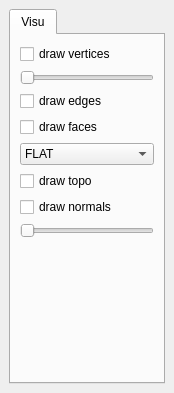
<?xml version="1.0" encoding="UTF-8"?>
<ui version="4.0">
 <class>DockWidget</class>
 <widget class="QDockWidget" name="DockWidget">
  <property name="geometry">
   <rect>
    <x>0</x>
    <y>0</y>
    <width>174</width>
    <height>393</height>
   </rect>
  </property>
  <property name="minimumSize">
   <size>
    <width>174</width>
    <height>393</height>
   </size>
  </property>
  <property name="windowTitle">
   <string>Commands</string>
  </property>
  <widget class="QWidget" name="dockWidgetContents">
   <layout class="QVBoxLayout" name="verticalLayout_3">
    <item>
     <widget class="QTabWidget" name="tabWidget">
      <property name="currentIndex">
       <number>0</number>
      </property>
      <widget class="QWidget" name="tab">
       <attribute name="title">
        <string>Visu</string>
       </attribute>
       <layout class="QVBoxLayout" name="verticalLayout">
        <item>
         <widget class="QCheckBox" name="check_drawVertices">
          <property name="text">
           <string>draw vertices</string>
          </property>
         </widget>
        </item>
        <item>
         <widget class="QSlider" name="slider_verticesSize">
          <property name="orientation">
           <enum>Qt::Horizontal</enum>
          </property>
         </widget>
        </item>
        <item>
         <widget class="QCheckBox" name="check_drawEdges">
          <property name="text">
           <string>draw edges</string>
          </property>
         </widget>
        </item>
        <item>
         <widget class="QCheckBox" name="check_drawFaces">
          <property name="text">
           <string>draw faces</string>
          </property>
         </widget>
        </item>
        <item>
         <widget class="QComboBox" name="combo_faceLighting">
          <item>
           <property name="text">
            <string>FLAT</string>
           </property>
          </item>
          <item>
           <property name="text">
            <string>PHONG</string>
           </property>
          </item>
          <item>
           <property name="text">
            <string>SSAO</string>
           </property>
          </item>
         </widget>
        </item>
        <item>
         <widget class="QCheckBox" name="check_drawTopo">
          <property name="text">
           <string>draw topo</string>
          </property>
         </widget>
        </item>
        <item>
         <widget class="QCheckBox" name="check_drawNormals">
          <property name="text">
           <string>draw normals</string>
          </property>
         </widget>
        </item>
        <item>
         <widget class="QSlider" name="slider_normalsSize">
          <property name="orientation">
           <enum>Qt::Horizontal</enum>
          </property>
         </widget>
        </item>
        <item>
         <spacer name="verticalSpacer">
          <property name="orientation">
           <enum>Qt::Vertical</enum>
          </property>
          <property name="sizeHint" stdset="0">
           <size>
            <width>20</width>
            <height>40</height>
           </size>
          </property>
         </spacer>
        </item>
       </layout>
      </widget>
     </widget>
    </item>
   </layout>
  </widget>
 </widget>
 <resources/>
 <connections>
  <connection>
   <sender>check_drawFaces</sender>
   <signal>toggled(bool)</signal>
   <receiver>combo_faceLighting</receiver>
   <slot>setVisible(bool)</slot>
   <hints>
    <hint type="sourcelabel">
     <x>65</x>
     <y>98</y>
    </hint>
    <hint type="destinationlabel">
     <x>65</x>
     <y>127</y>
    </hint>
   </hints>
  </connection>
  <connection>
   <sender>check_drawNormals</sender>
   <signal>toggled(bool)</signal>
   <receiver>slider_normalsSize</receiver>
   <slot>setVisible(bool)</slot>
   <hints>
    <hint type="sourcelabel">
     <x>75</x>
     <y>191</y>
    </hint>
    <hint type="destinationlabel">
     <x>75</x>
     <y>222</y>
    </hint>
   </hints>
  </connection>
  <connection>
   <sender>check_drawVertices</sender>
   <signal>toggled(bool)</signal>
   <receiver>slider_verticesSize</receiver>
   <slot>setVisible(bool)</slot>
   <hints>
    <hint type="sourcelabel">
     <x>75</x>
     <y>44</y>
    </hint>
    <hint type="destinationlabel">
     <x>75</x>
     <y>75</y>
    </hint>
   </hints>
  </connection>
 </connections>
</ui>
